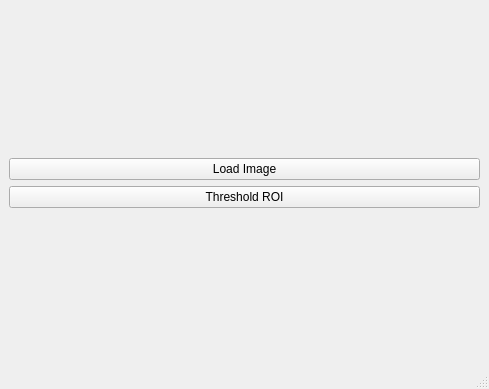
<?xml version="1.0" encoding="UTF-8"?>
<ui version="4.0">
 <class>MainWindow</class>
 <widget class="QMainWindow" name="MainWindow">
  <property name="geometry">
   <rect>
    <x>0</x>
    <y>0</y>
    <width>489</width>
    <height>389</height>
   </rect>
  </property>
  <property name="windowTitle">
   <string>MainWindow</string>
  </property>
  <widget class="QWidget" name="centralwidget">
   <layout class="QVBoxLayout" name="verticalLayout">
    <item>
     <layout class="QVBoxLayout" name="verticalLayout_2">
      <item>
       <layout class="QVBoxLayout" name="vLayout"/>
      </item>
      <item>
       <widget class="QPushButton" name="loadImageBtn">
        <property name="text">
         <string>Load Image</string>
        </property>
       </widget>
      </item>
      <item>
       <widget class="QPushButton" name="thresholdROIBtn">
        <property name="text">
         <string>Threshold ROI</string>
        </property>
       </widget>
      </item>
     </layout>
    </item>
   </layout>
  </widget>
  <widget class="QMenuBar" name="menubar">
   <property name="geometry">
    <rect>
     <x>0</x>
     <y>0</y>
     <width>489</width>
     <height>17</height>
    </rect>
   </property>
  </widget>
  <widget class="QStatusBar" name="statusbar"/>
 </widget>
 <resources/>
 <connections/>
</ui>
